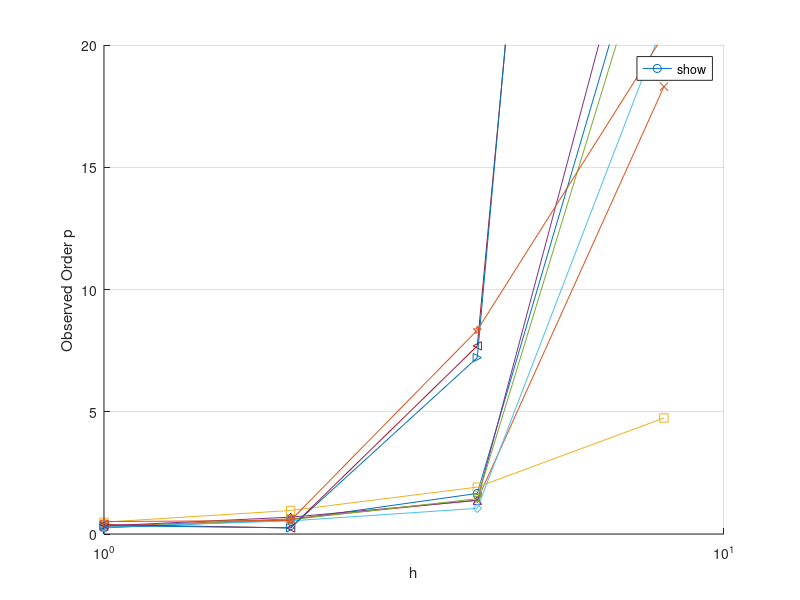

This figure's MATLAB source:
h = [1, 2, 4, 8, 16]; % Flip h

p1 = flip([0.000055, 0.000023, 0.000080, 0.000395, 0.002279]);
u1 = flip([0.000013, 0.000005, 0.000021, 0.000088, 0.000386]);
v1 = flip([0.000031, 0.000004, 0.000003, 0.000035, 0.000131]);

p2 = flip([0.000065, 0.000041, 0.000171, 0.000797, 0.003779]);
u2 = flip([0.000016, 0.000007, 0.000028, 0.000138, 0.000734]);
v2 = flip([0.000040, 0.000005, 0.000004, 0.000046, 0.000194]);

pinf = flip([0.000180, 0.000438, 0.001318, 0.003952, 0.011769]);
uinf = flip([0.000029, 0.000016, 0.000088, 0.000473, 0.002404]);
vinf = flip([0.000023, 0.000013, 0.000009, 0.000047, 0.000133]);


r = 2;

% Preallocate arrays
p_L1p = zeros(1, length(h)-1);
p_L2p = zeros(1, length(h)-1);
p_Linfp = zeros(1, length(h)-1);

p_L1u = zeros(1, length(h)-1);
p_L2u = zeros(1, length(h)-1);
p_Linfu = zeros(1, length(h)-1);

p_L1v = zeros(1, length(h)-1);
p_L2v = zeros(1, length(h)-1);
p_Linfv = zeros(1, length(h)-1);

% Calculate the values
for i = 1:length(h)-1
    p_L1p(i) = h(i)*(p1(i+1)/p1(i))/log(r);
    p_L2p(i) = h(i)*(p2(i+1)/p2(i))/log(r);
    p_Linfp(i) = h(i)*(pinf(i+1)/pinf(i))/log(r);

    p_L1u(i) = h(i)*(u1(i+1)/u1(i))/log(r);
    p_L2u(i) = h(i)*(u2(i+1)/u2(i))/log(r);
    p_Linfu(i) = h(i)*(uinf(i+1)/uinf(i))/log(r);

    p_L1v(i) = h(i)*(v1(i+1)/v1(i))/log(r);
    p_L2v(i) = h(i)*(v2(i+1)/v2(i))/log(r);
    p_Linfv(i) = h(i)*(vinf(i+1)/vinf(i))/log(r);
end

% Plot all results on the same plot
figure('Position', [100, 100, 800, 600]); % Adjust figure size for better screen fit
hold on;
plot(h(1:end-1), p_L1p, '-o', 'DisplayName', 'p: L1');
plot(h(1:end-1), p_L2p, '-x', 'DisplayName', 'p: L2');
plot(h(1:end-1), p_Linfp, '-s', 'DisplayName', 'p: Linf');

plot(h(1:end-1), p_L1u, '-^', 'DisplayName', 'u: L1');
plot(h(1:end-1), p_L2u, '-v', 'DisplayName', 'u: L2');
plot(h(1:end-1), p_Linfu, '-d', 'DisplayName', 'u: Linf');

plot(h(1:end-1), p_L1v, '-<', 'DisplayName', 'v: L1');
plot(h(1:end-1), p_L2v, '->', 'DisplayName', 'v: L2');
plot(h(1:end-1), p_Linfv, '-p', 'DisplayName', 'v: Linf');

% Customize plot
xlabel('h');
ylabel('Observed Order p');
legend('show', 'Location', 'best'); % Show legend in the best location
grid on;

% Set x-axis to log scale only and y-axis limit to 20
set(gca, 'XScale', 'log');
ylim([0, 20]); % Set y-axis limit to 20

hold off;
